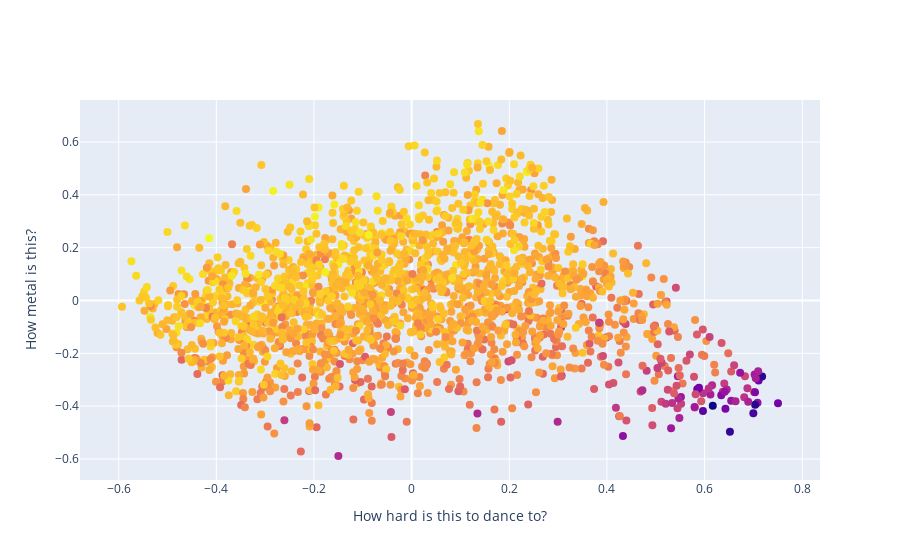

Notebook code for this chart:
### Markdown cell above
In another attempt, we use a smaller "chosen" list and PCA to generate a two-dimensional graph.This specific graph was chosen due to its seemingly spot-on axes naming.

### Code cell
chosen = ["energy", "liveness", "tempo", "valence"]
text1 = data_frame["artist"] + " - " + data_frame["song_title"]
text2 = text1.values

# X = data_frame.drop(droppable, axis=1).values
X = data_frame[chosen].values
y = data_frame["loudness"].values

min_max_scaler = MinMaxScaler()
X = min_max_scaler.fit_transform(X)

pca = PCA(n_components=2)
pca.fit(X)

X = pca.transform(X)

fig = {
    "data": [
        {
            "x": X[:, 0],
            "y": X[:, 1],
            "text": text2,
            "mode": "markers",
            "marker": {"size": 8, "color": y}
        }
    ],
    "layout": {
        "xaxis": {"title": "How hard is this to dance to?"},
        "yaxis": {"title": "How metal is this?"}
    }
}

py.iplot(fig, filename="test-graph2")

### Figure 1 — Plotly figure (JSON) as saved in the notebook; plotly's stock layout.template omitted (floating-point values rounded to 4 significant figures; data arrays with more than 128 entries replaced by an {"elided": "..."} marker saying what was removed)
{"data": [{"marker": {"color": {"elided": "2017 float values"}, "size": 8}, "mode": "markers", "text": {"elided": "2017 str values"}, "x": {"elided": "2017 float values"}, "y": {"elided": "2017 float values"}, "type": "scatter"}], "layout": {"xaxis": {"title": {"text": "How hard is this to dance to?"}}, "yaxis": {"title": {"text": "How metal is this?"}}}}
